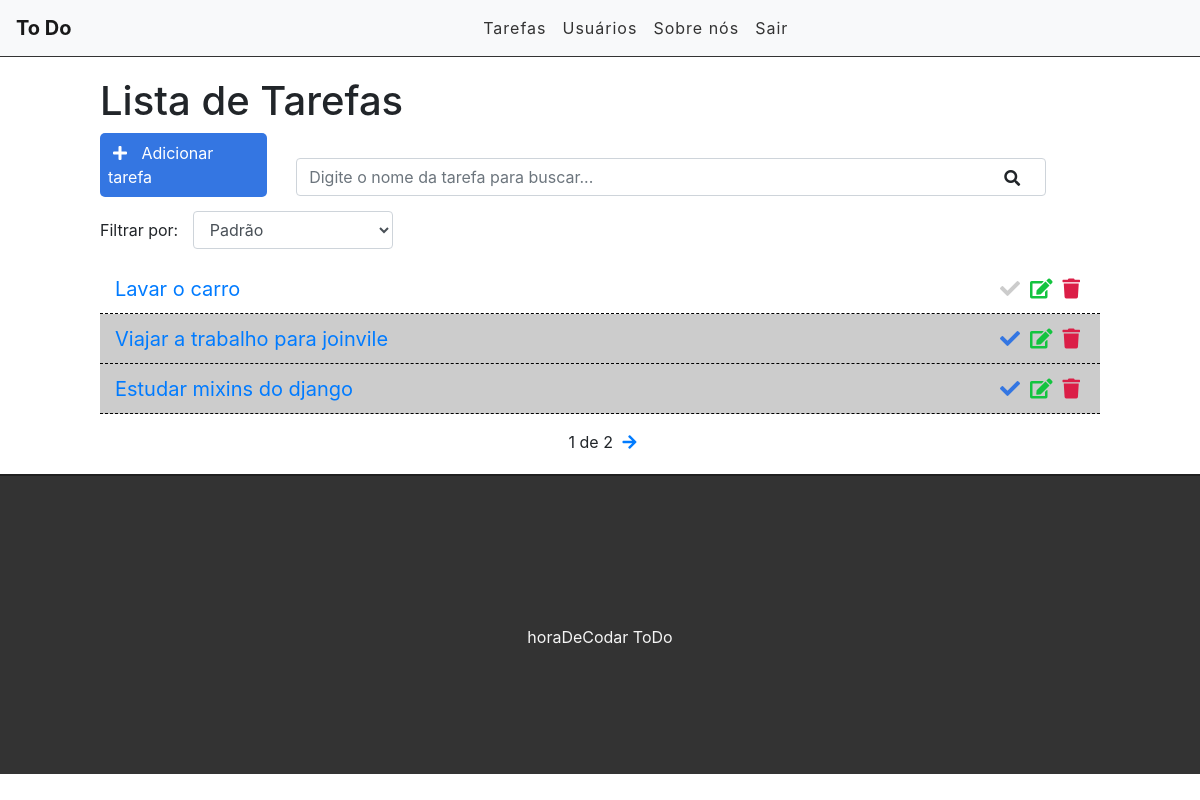
Before: / (signed in) with the older database file.
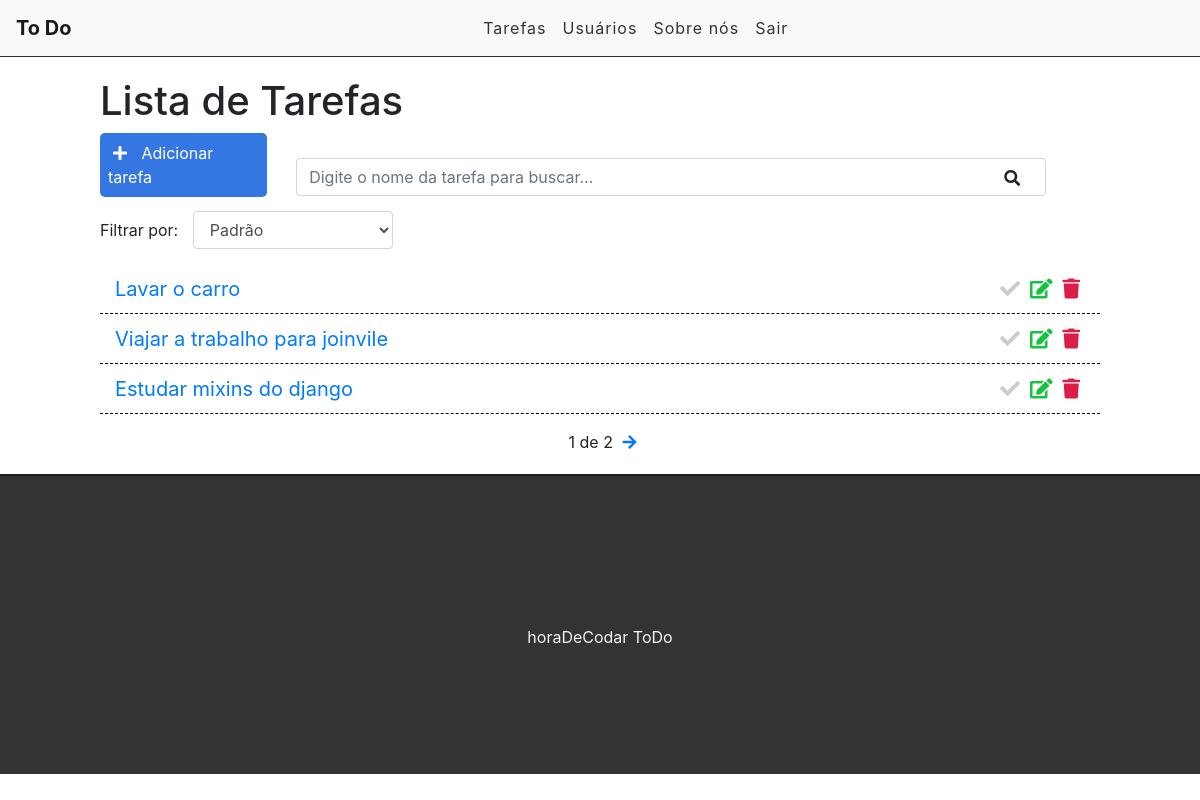
After: the same page with the newer database file.
### tasks/models.py (models this page shows, shortened)
class Task(models.Model):
    STATUS = (
        ('doing', 'Fazendo'),
        ('done', 'Feita'),
    )
    title = models.CharField(max_length=255)
    description = models.TextField()
    done = models.CharField(
        max_length=5,
        choices=STATUS,
    )
    user = models.ForeignKey(get_user_model(), on_delete=models.CASCADE)
    created_at = models.DateTimeField(auto_now_add=True)
    update_at = models.DateTimeField(auto_now=True)

### tasks/views.py (the view)
# urls.py: path('', views.taskList, name='task-list'),
@login_required
def taskList(request):
    search = request.GET.get('search')
    filter = request.GET.get('filter')
    if search:
        tasks = Task.objects.filter(title__icontains=search, user=request.user)
    elif filter:
        tasks = Task.objects.filter(done=filter, user=request.user)
    else:
        tasks_list = Task.objects.all().order_by('-created_at').filter(user=request.user)
        paginator = Paginator(tasks_list, 3)
        page = request.GET.get('page')
        tasks = paginator.get_page(page)
    return render(request, 'tasks/list.html', {'tasks': tasks, 'filter': filter})

### tasks/templates/tasks/list.html (shortened to what this page needs)
{% extends 'base.html' %}
{% block content %}
    <div class="offset-1 col-10 list-div">
        <h1>Lista de Tarefas</h1>
        <a id="add-link" href="newtask/">
            <div class="col-2 add-div">
                <i class="fas fa-plus"></i> Adicionar tarefa
            </div>
        </a>
        <div class="col-9 search-div">
            <form mathod="GET" id="search-form">
                <input class="form-control" type="text" id="search" name="search" placeholder="Digite o nome da tarefa para buscar..." value={{ request.GET.search }}>
                <i class="fas fa-search" id="search-btn"></i>
            </form>
        </div>
        <div class="col-12 filter-div">
            <span>Filtrar por:</span>
            <select value='done' name="filter" id="filter" class="form-control">
                <option value="" {% if filter == "" %}selected{% endif %}>Padrão</option>
            </select>
        </div>
        <ul class="task-list">
            {% for task in tasks %}
                {% if task.done == 'doing' %}
                    <li class="task-item">
                {% else %}
                    <li class="task-item done">
                {% endif %}
                        <span><a href="/task/{{task.id}}">{{task.title}}</a></span>
                        <a href="delete/{{task.id}}" class="delete-btn"><span><i class="fas fa-trash"></i></span></a>
                        <a href="edit/{{task.id}}"><span><i class="fas fa-edit"></i></span></a>
                        <a href="changestatus/{{task.id}}"><span><i class="fas fa-check"></i></span></a>
                    </li>
            {% endfor %}
        </ul>
        <div class="pagination">
            <span class="step-links">
                {% if tasks.paginator.num_pages %}
                    <span class="current">
                        {{ tasks.number }} de {{ tasks.paginator.num_pages }}
                    </span>
                {% endif %}
                {% if tasks.has_next %}
                    <a href="?page={{tasks.next_page_number}}"><i class="fas fa-arrow-right"></i></a>
                {% endif %}
            </span>
        </div>
    </div>
{% endblock %}

### tasks/templates/base.html (shortened to what this page needs)
{% load static %}
<!DOCTYPE html>
<html lang="en">
    <head>
        <link href="https://stackpath.bootstrapcdn.com/bootstrap/4.3.1/css/bootstrap.min.css" rel="stylesheet">
        <link rel="stylesheet" href="https://use.fontawesome.com/releases/v5.7.2/css/all.css">
        <link rel="stylesheet" href="{% static 'css/styles.css' %}">
    </head>
    <body>
        <div class="container-fluid">
            <nav class="navbar navbar-expand-lg navbar-light bg-light">
                <a class="navbar-brand" href="/">To Do</a>
                <div class="collapse navbar-collapse" id="navbarSupportedContent">
                    <ul class="navbar-nav">
                        {% if user.is_authenticated %}
                            <li class="nav-item">
                                <a class="nav-link" href="/">Tarefas</a>
                            </li>
                            <li class="nav-item">
                                <a class="nav-link" href="#">Usuários</a>
                            </li>
                        {% else %}
                            <li class="nav-item">
                                <a class="nav-link" href="/accounts/login">Entrar</a>
                            </li>
                        {% endif %}
                        <li class="nav-item">
                            <a class="nav-link" href="#">Sobre nós</a>
                        </li>
                        {% if user.is_authenticated %}
                            <li class="nav-item">
                                <form method="post" id="logout-form" action="/accounts/logout/">
                                    <a class="nav-link" id="logout-button" href="/accounts/logout">Sair</a>
                                </form>
                            </li>
                        {% endif %}
                    </ul>
                </div>
            </nav>
            {% block content %}
            {% endblock %}
            <footer>
                <p>horaDeCodar ToDo</p>
            </footer>
        </div>
    </body>
</html>

### tasks/static/css/styles.css (style rules this page uses)
.container-fluid { padding: 0; }
.navbar { border-bottom: 1px solid #333; margin-bottom: 20px; }
.navbar-nav { margin: auto; }
.navbar-brand { font-weight: bold; }
.navbar-light .navbar-nav a.nav-link { color: #333; letter-spacing: 1px; }
#add-link { text-decoration: none; }
.add-div { background-color: #3476e2; cursor: pointer; display: inline-block; color: #FFF; padding: 8px; border-radius: 5px; margin-right: 25px; }
.fas.fa-plus { color: #FFF; margin-right: 10px; margin-left: 5px; }
.fas.fa-search { position: absolute; top: 12px; right: 26px; cursor: pointer; }
.search-div { padding: 0; margin-top: 15px; margin-bottom: 15px; display: inline-block; }
.list-div { padding: 0; }
.task-list { padding-left: 0; }
.task-item, .task-item.done { list-style: none; font-size: 20px; height: 50px; padding: 0 15px; padding-top: 10px; border-bottom: 1px dashed black; }
.fas.fa-edit, .fas.fa-trash, .fas.fa-check { cursor: pointer; margin: 5px; font-size: 20px; float: right; }
.fas.fa-trash { color: #db1e47; }
.fas.fa-edit { color: #13c43f; }
.fas.fa-check { color: #CCC; }
footer { background-color: #333; height: 300px; border-top: 2px solid #202020; }
footer p { color: #f5f5f5; text-align: center; top: 50%; position: relative; }
.pagination { margin-bottom: 20px; }
.step-links { position: relative; margin-left: auto; margin-right: auto; }
.step-links .current { margin-left: 5px; margin-right: 5px; }
.filter-div { margin-bottom: 15px; padding: 0; }
#filter { display: inline-block; width: 200px; margin-left: 10px; }

Changed rows visible on the page:
changed Task "Viajar a trabalho para joinvile": done "done" → "doing" (drawn)
changed Task "Estudar mixins do django": done "done" → "doing" (drawn)
